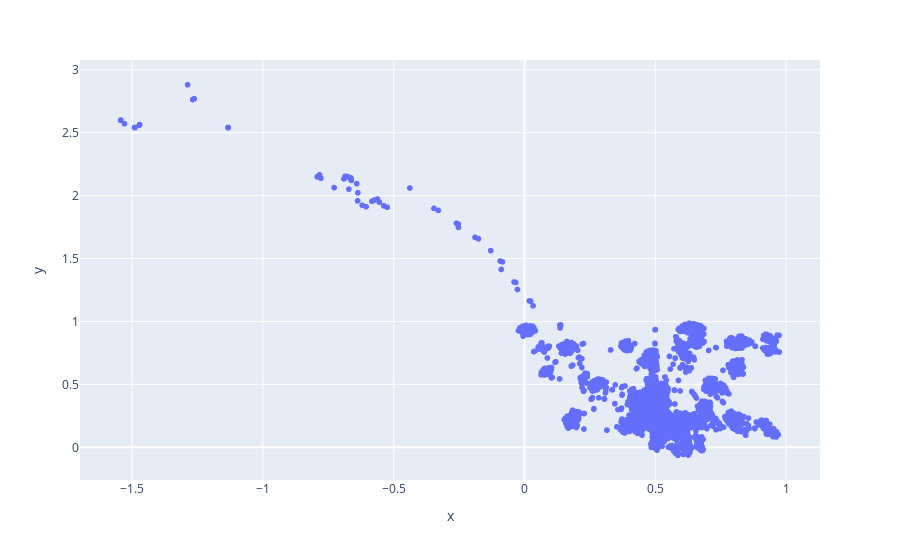

Source (notebook cell):
### Code cell
import plotly.express as px

fig = px.scatter(x=data_list[1]['BPOGX'], y=data_list[1]['BPOGY'])

fig.show()

### Figure 1 — Plotly figure (JSON) as saved in the notebook; plotly's stock layout.template omitted (floating-point values rounded to 4 significant figures; data arrays with more than 128 entries replaced by an {"elided": "..."} marker saying what was removed)
{"data": [{"hovertemplate": "x=%{x}<br>y=%{y}<extra></extra>", "legendgroup": "", "marker": {"color": "#636efa", "symbol": "circle"}, "mode": "markers", "name": "", "showlegend": false, "type": "scattergl", "x": {"elided": "19268 float values"}, "xaxis": "x", "y": {"elided": "19268 float values"}, "yaxis": "y"}], "layout": {"legend": {"tracegroupgap": 0}, "margin": {"t": 60}, "xaxis": {"anchor": "y", "domain": [0, 1], "title": {"text": "x"}}, "yaxis": {"anchor": "x", "domain": [0, 1], "title": {"text": "y"}}}}
